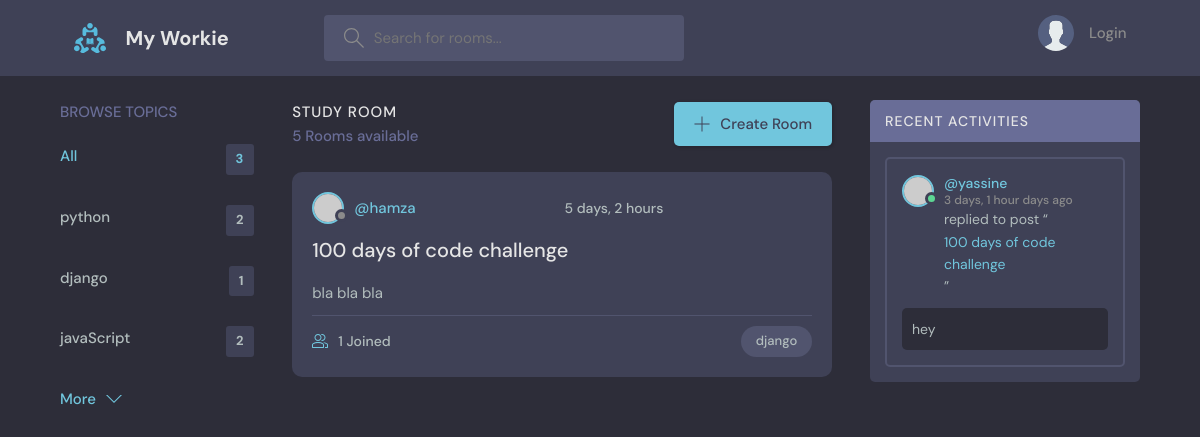
/?q=django, run on an earlier commit of the app's database.
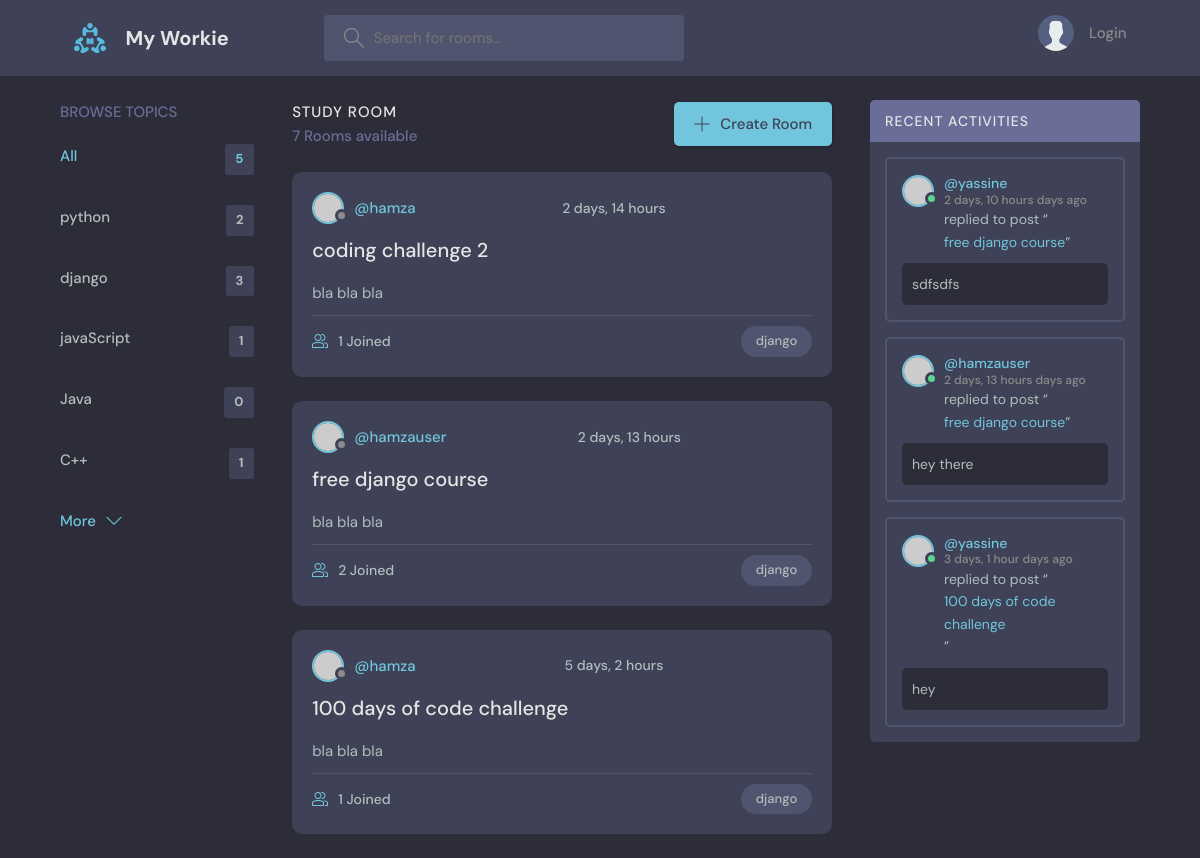
And on a later commit of the database.
### base/models.py (models this page shows, shortened)
class Topic(models.Model):
    name = models.CharField(max_length=200)

class Room(models.Model):
    host = models.ForeignKey(User, on_delete=models.SET_NULL, null=True)
    topic = models.ForeignKey(Topic, on_delete=models.SET_NULL, null=True)
    name = models.CharField(max_length=200)
    description = models.TextField(null=True, blank=True)
    participants = models.ManyToManyField(User,related_name='participants', blank=True)
    updated = models.DateTimeField(auto_now=True)
    created = models.DateTimeField(auto_now_add=True)
    class Meta:
        ordering = ['-updated','-created']
    def __str__(self):
        return self.name

class Message(models.Model):
    user = models.ForeignKey(User, on_delete=models.CASCADE)
    room = models.ForeignKey(Room, on_delete=models.CASCADE)
    body = models.TextField(null=True, blank=True)
    updated = models.DateTimeField(auto_now=True)
    created = models.DateTimeField(auto_now_add=True)
    class Meta:
        ordering = ['-updated','-created']

### base/views.py (the view)
# urls.py: path('', views.home, name='home'),
def home(request):
    q=request.GET.get('q') if request.GET.get('q')!=None else ''
    rooms = Room.objects.filter(Q(topic__name__contains= q) |
                                Q(name__contains= q)  |
                                Q(description__contains= q))
    topics = Topic.objects.all()[0:5]
    room_count = Room.objects.count()
    room_messages = Message.objects.all().filter(Q(room__topic__name__icontains= q) )
    context = {'rooms': rooms, 'topics': topics, 'room_count': room_count,'room_messages' : room_messages}
    return render(request, 'base/home.html',context)

### base/templates/base/Home.html (shortened to what this page needs)
{% extends 'main.html' %}
{% block content %}
<main class="layout layout--3">
      <div class="container">
        {% include 'base/topics_component.html' %}
        <div class="roomList">
          <div class="roomList__header">
            <div>
              <h2>Study Room</h2>
              <p>{{room_count}} Rooms available</p>
            </div>
            <a class="btn btn--main" href="{% url 'create-room' %}">
              <svg version="1.1" xmlns="http://www.w3.org/2000/svg" width="32" height="32" viewBox="0 0 32 32">
                <title>add</title>
                <path
                  d="M16.943 0.943h-1.885v14.115h-14.115v1.885h14.115v14.115h1.885v-14.115h14.115v-1.885h-14.115v-14.115z"
                ></path>
              </svg>
              Create Room
            </a>
          </div>
          {% include 'base/feed_component.html' %}
        </div>
        {% include 'base/activity_component.html' %}
      </div>
</main>
{% endblock content %}

### base/templates/base/topics_component.html
<div class="topics">
          <div class="topics__header">
            <h2>Browse Topics</h2>
          </div>
          <ul class="topics__list">
            <li>
              <a href="{% url 'home' %}" class="active">All <span>{{topics.count}}</span></a>
            </li>
            {% for topic in topics %}
            <li>
              <a href="{% url 'home' %}?q={{topic.name}}">{{topic.name}} <span>{{topic.room_set.all.count}}</span></a>
            </li>
            {% endfor %}
          </ul>
          <a class="btn btn--link" href="{% url 'topics' %}">
            More
            <svg version="1.1" xmlns="http://www.w3.org/2000/svg" width="32" height="32" viewBox="0 0 32 32">
              <title>chevron-down</title>
              <path d="M16 21l-13-13h-3l16 16 16-16h-3l-13 13z"></path>
            </svg>
          </a>
</div>

### base/templates/base/feed_component.html (shortened to what this page needs)
{% for room in rooms %}
<div class="roomListRoom">
            <div class="roomListRoom__header">
              <a href="{% url 'user-profile' room.host.id %}" class="roomListRoom__author">
                <div class="avatar avatar--small">
                  <img src="https://randomuser.me/api/portraits/women/11.jpg" />
                </div>
                <span>@{{room.host.username}}</span>
              </a>
              <div class="roomListRoom__actions">
                <span>{{room.created | timesince}}</span>
              </div>
            </div>
            <div class="roomListRoom__content">
              <a href="{% url 'room' room.id %}">{{room.name}}</a>
              <p>
                {{room.description}}
              </p>
            </div>
            <div class="roomListRoom__meta">
              <a href="{% url 'room' room.id %}" class="roomListRoom__joined">
                {{room.participants.all.count}} Joined
              </a>
              <p class="roomListRoom__topic">{{room.topic.name}}</p>
            </div>
          </div>
{% endfor %}

### base/templates/base/activity_component.html (shortened to what this page needs)
<div class="activities">
          <div class="activities__header">
            <h2>Recent Activities</h2>
          </div>
          {% for message in room_messages %}
          <div class="activities__box">
            <div class="activities__boxHeader roomListRoom__header">
              <a href="{% url 'user-profile' message.user.id %}" class="roomListRoom__author">
                <div class="avatar avatar--small active">
                  <img src="https://randomuser.me/api/portraits/men/13.jpg" />
                </div>
                <p>
                  @{{message.user}}
                  <span>{{message.created|timesince}} days ago</span>
                </p>
              </a>
            </div>
            <div class="activities__boxContent">
              <p>replied to post “<a href="{% url 'room' message.room.id%}">{{message.room}}</a>”</p>
              <div class="activities__boxRoomContent">
                {{message.body}}
              </div>
            </div>
          </div>
          {% endfor %}
        </div>

What changed in the data, as far as the page shows it:
computed for Topic "django": room_set.all.count "1" → "3"
computed for Topic "javaScript": room_set.all.count "2" → "1"
added Topic: name "Java", room_set.all.count "0"
added Topic: name "C++", room_set.all.count "1"
added Room: host.username "hamza", created "2 days, 14 hours", name "coding challenge 2", description "bla bla bla", participants.all.count "1", topic.name "django"
added Room: host.username "hamzauser", created "2 days, 13 hours", name "free django course", description "bla bla bla", participants.all.count "2", topic.name "django"
added Message: user "yassine", created "2 days, 10 hours", room "free django course", body "sdfsdfs"
added Message: user "hamzauser", created "2 days, 13 hours", room "free django course", body "hey there"
Also different on the page:
{{ topics.count }}: "3" → "5"
{{ room_count }}: "5" → "7"
